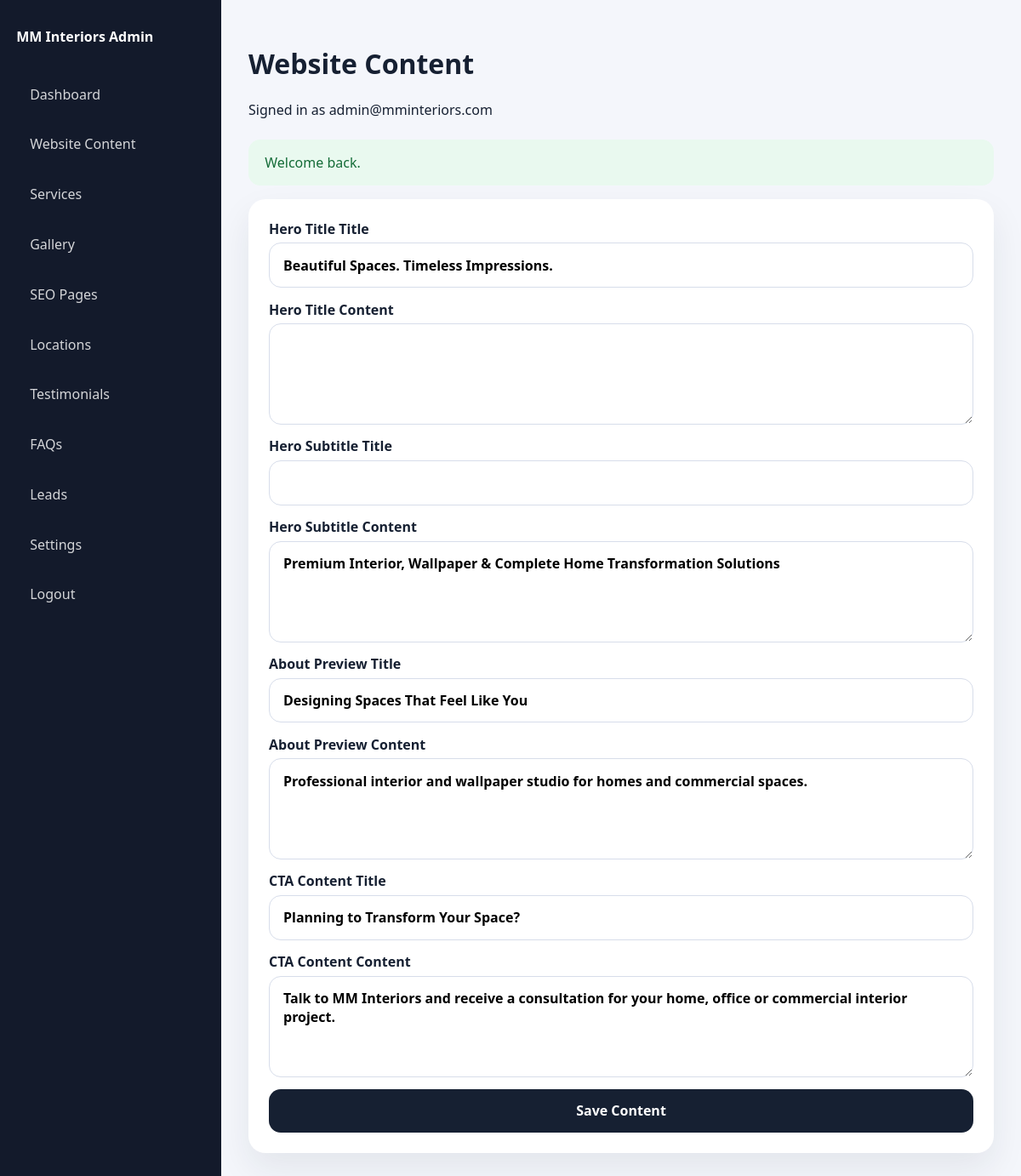
/admin/content.php (signed in), run on the app's committed database.
### tables this page shows
CREATE TABLE content_blocks (
  id INT UNSIGNED AUTO_INCREMENT PRIMARY KEY,
  block_key VARCHAR(150) NOT NULL UNIQUE,
  title VARCHAR(255) NULL,
  content MEDIUMTEXT NULL,
  status VARCHAR(20) NOT NULL DEFAULT 'published',
  created_at DATETIME NOT NULL,
  updated_at DATETIME NOT NULL
);

### admin/bootstrap.php (called while the page is built, shortened)
<?php
function admin_render(string $view, array $data = [], string $title = 'Admin Panel'): void
{
    extract($data, EXTR_SKIP);
    require __DIR__ . '/../views/admin/' . $view . '.php';
    $content = ob_get_clean();
    require __DIR__ . '/../views/layouts/admin.php';
}

### admin/content.php (called while the page is built, shortened)
<?php
require_once __DIR__ . '/bootstrap.php';
$blocks = db_all('SELECT * FROM content_blocks ORDER BY block_key');
admin_render('content', compact('blocks'), 'Website Content');

### includes/helpers.php (called while the page is built, shortened)
<?php
function e(?string $value): string
{
    return htmlspecialchars((string) $value, ENT_QUOTES, 'UTF-8');
}
function flash(string $key, ?string $message = null): ?string
{
    $value = $_SESSION['_flash'][$key] ?? null;
    return $value;
}
function db_row(string $sql, array $params = []): ?array
{
    $stmt = db()->prepare($sql);
    $stmt->execute($params);
    $row = $stmt->fetch();
    return $row ?: null;
}
function db_all(string $sql, array $params = []): array
{
    $stmt = db()->prepare($sql);
    $stmt->execute($params);
    return $stmt->fetchAll();
}

### config/database.php (called while the page is built, shortened)
<?php
function db(): PDO
{
    static $pdo = null;
    if ($pdo instanceof PDO) {
        return $pdo;
    }
    $dsn = sprintf('mysql:host=%s;dbname=%s;charset=utf8mb4', DB_HOST, DB_NAME);
    $pdo = new PDO($dsn, DB_USER, DB_PASS, [
        PDO::ATTR_ERRMODE => PDO::ERRMODE_EXCEPTION,
        PDO::ATTR_DEFAULT_FETCH_MODE => PDO::FETCH_ASSOC,
        PDO::ATTR_EMULATE_PREPARES => false,
    ]);
    return $pdo;
}

### includes/auth.php (called while the page is built, shortened)
<?php
function current_admin(): ?array
{
    return db_row('SELECT * FROM admins WHERE id = ?', [(int) $_SESSION['admin_id']]);
}

### views/admin/content.php (the view, shortened to what this page needs)
<?php
$map = [];
foreach ($blocks as $block) {
    $map[$block['block_key']] = $block;
}
?>
<section class="admin-panel">
    <form method="post" class="admin-form">
        <?php foreach ([
            'hero_title' => 'Hero Title',
            'hero_subtitle' => 'Hero Subtitle',
            'about_preview' => 'About Preview',
            'cta_home' => 'CTA Content',
        ] as $key => $label): ?>
            <label><?= e($label); ?> Title
                <input type="text" name="blocks[<?= e($key); ?>][title]" value="<?= e($map[$key]['title'] ?? ''); ?>">
            </label>
            <label><?= e($label); ?> Content
                <textarea name="blocks[<?= e($key); ?>][content]" rows="4"><?= e($map[$key]['content'] ?? ''); ?></textarea>
            </label>
        <?php endforeach; ?>
        <button type="submit">Save Content</button>
    </form>
</section>

### views/layouts/admin.php (shortened to what this page needs)
<?php $admin = current_admin(); ?>
<!doctype html>
<html lang="en">
<head>
    <link rel="stylesheet" href="/assets/css/admin.css">
</head>
<body class="admin-body">
    <aside class="admin-sidebar">
        <div class="admin-brand">MM Interiors Admin</div>
        <nav>
            <a href="/admin/index.php">Dashboard</a>
            <a href="/admin/content.php">Website Content</a>
            <a href="/admin/services.php">Services</a>
            <a href="/admin/projects.php">Gallery</a>
            <a href="/admin/seo-pages.php">SEO Pages</a>
            <a href="/admin/locations.php">Locations</a>
            <a href="/admin/testimonials.php">Testimonials</a>
            <a href="/admin/faqs.php">FAQs</a>
            <a href="/admin/enquiries.php">Leads</a>
            <a href="/admin/settings.php">Settings</a>
            <a href="/admin/logout.php">Logout</a>
        </nav>
    </aside>
    <main class="admin-main">
        <header class="admin-header">
            <div>
                <h1><?= e($title ?? 'Admin Panel'); ?></h1>
                <p>Signed in as <?= e($admin['email'] ?? ''); ?></p>
            </div>
        </header>
        <?php if ($success = flash('success')): ?>
            <div class="notice success"><?= e($success); ?></div>
        <?php endif; ?>
        <?= $content; ?>
    </main>
</body>
</html>

### assets/css/admin.css (style rules this page uses)
* { box-sizing: border-box; }
body { margin: 0; font-family: "Segoe UI", Tahoma, Geneva, Verdana, sans-serif; background: #f4f6fb; color: #162032; }
a { color: inherit; text-decoration: none; }
.admin-body { display: grid; grid-template-columns: 260px 1fr; min-height: 100vh; }
.admin-sidebar { background: #131a2b; color: #fff; padding: 2rem 1.2rem; }
.admin-brand { font-weight: 800; margin-bottom: 2rem; }
.admin-sidebar nav { display: grid; gap: .6rem; }
.admin-sidebar a { padding: .85rem 1rem; border-radius: 14px; color: rgba(255,255,255,.82); }
.admin-main { padding: 2rem; }
.admin-header { margin-bottom: 1.5rem; }
.metric-card, .admin-panel, .login-card { background: #fff; border-radius: 20px; box-shadow: 0 18px 40px rgba(20,32,50,.08); }
.admin-panel { padding: 1.5rem; overflow-x: auto; }
.admin-form { display:grid; gap: .9rem; }
.admin-form label { display:grid; gap:.35rem; font-weight:600; }
input, textarea, select, button { font: inherit; }
input, textarea, select { width:100%; border:1px solid #d7ddea; border-radius:14px; padding:.9rem 1rem; background:#fff; }
button { border: 0; border-radius: 14px; padding: .9rem 1.1rem; background: #162032; color: #fff; font-weight: 700; cursor: pointer; }
.notice { padding: 1rem 1.2rem; border-radius: 14px; margin-bottom: 1rem; }
.notice.success { background: #e9f9ef; color: #156c38; }

### data on the page
content_blocks: title "Beautiful Spaces. Timeless Impressions."
content_blocks: content "Premium Interior, Wallpaper & Complete Home Transformation Solutions"
content_blocks: title "Designing Spaces That Feel Like You", content "Professional interior and wallpaper studio for homes and commercial spaces."
content_blocks: title "Planning to Transform Your Space?", content "Talk to MM Interiors and receive a consultation for your home, office or commercial interior project."

### other printed values
$title "Website Content"
$admin['email'] "admin@mminteriors.com"
$success "Welcome back."
$label "Hero Title"
$label "Hero Subtitle"
$label "About Preview"
$label "CTA Content"
